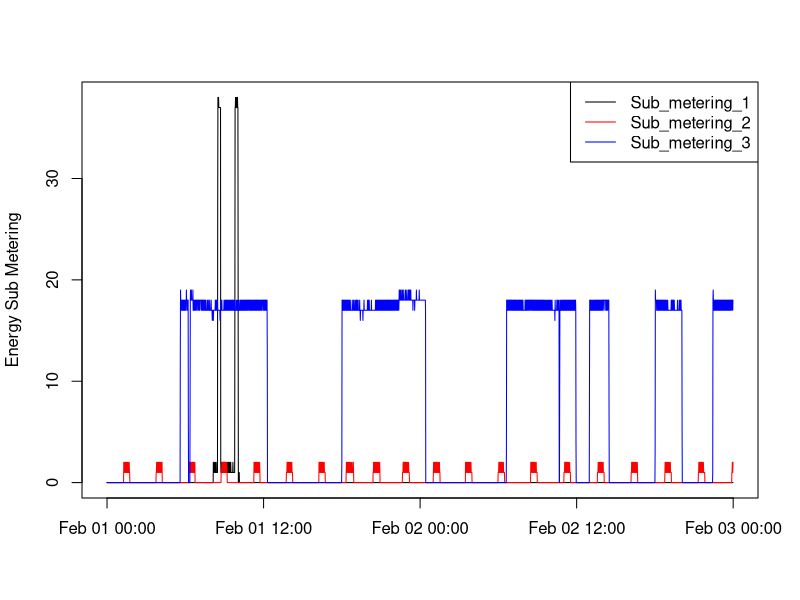

Recreate this plot in R.
rm(list=ls())
#df <- read.table("household_power_consumption.txt",header=T,na.strings="?",sep=";")
#df <- df[df$Date %in% c("1/2/2007","2/2/2007"),]
#write.table(df,file="dataframe_filtered.txt",sep=";")

df <- read.table("dataframe_filtered.txt",header=T,sep=";")
df$datetime <- paste(df$Date,df$Time)
df$lubridate <- strptime(df$datetime,"%d/%m/%Y %H:%M:%S")

x <- df$lubridate
par(mfrow=c(1,1))
plot(x,df$Sub_metering_1, type="l",col="black",xlab="",ylab="Energy Sub Metering")
lines(x,df$Sub_metering_2,col="red")
lines(x,df$Sub_metering_3,col="blue")
legend("topright",col=c("black","red","blue"),c("Sub_metering_1","Sub_metering_2","Sub_metering_3"),lty=1)
dev.copy(png,file="plot3.png", width=480, height=480,res=75)
dev.off()